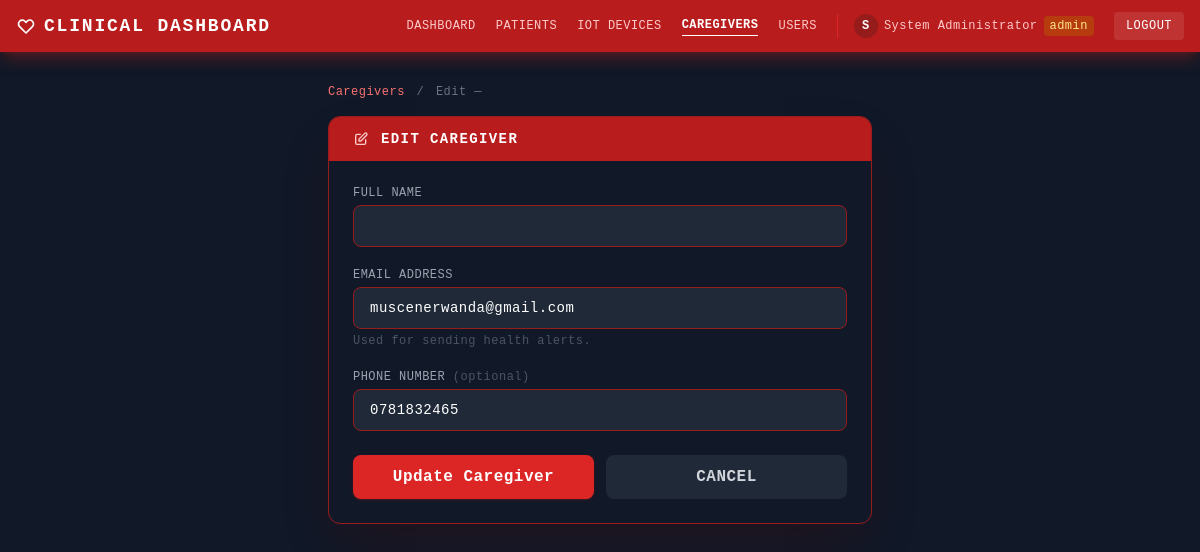
Screenshot of /caregivers/2/edit (signed in) with the database file from the repository.
### app.py (models this page shows, shortened)
class User(UserMixin, db.Model):
    id = db.Column(db.Integer, primary_key=True)
    username = db.Column(db.String(80), unique=True, nullable=False)
    email = db.Column(db.String(120), unique=True, nullable=False)
    phone = db.Column(db.String(20))
    full_name = db.Column(db.String(100), nullable=False)
    password_hash = db.Column(db.String(200), nullable=False)
    role = db.Column(db.String(20), default='caregiver')  # admin, doctor, caregiver
    is_active = db.Column(db.Boolean, default=True)
    created_at = db.Column(db.DateTime, default=datetime.utcnow)
    patients = db.relationship('PatientCaregiver', foreign_keys='PatientCaregiver.caregiver_id', backref='caregiver')

### app.py (the view, shortened to what this page needs)
@app.route("/caregivers/<int:caregiver_id>/edit", methods=["GET", "POST"])
@login_required
@role_required('admin', 'doctor')
def edit_caregiver(caregiver_id):
    caregiver = User.query.get_or_404(caregiver_id)
    if caregiver.role != 'caregiver':
        flash('This user is not a caregiver.', 'error')
        return redirect(url_for('list_caregivers'))
    return render_template("edit_caregiver.html", caregiver=caregiver)

### app.py (called while the page is built)
def role_required(*roles):
    def decorator(f):
        @wraps(f)
        def decorated_function(*args, **kwargs):
            if not current_user.is_authenticated:
                flash('Please log in to access this page.', 'warning')
                return redirect(url_for('login'))
            if current_user.role not in roles:
                flash('You do not have permission to access this page.', 'error')
                return redirect(url_for('index'))
            return f(*args, **kwargs)
        return decorated_function
    return decorator

@login_manager.user_loader
def load_user(user_id):
    return User.query.get(int(user_id))

### templates/edit_caregiver.html (shortened to what this page needs)
<!DOCTYPE html>
<html lang="en">
<head>
    <script src="https://cdn.tailwindcss.com"></script>
</head>
<body class="min-h-screen bg-[#111827] text-white" style="text-transform:uppercase;letter-spacing:.03em">
{% set active = 'caregivers' %}
{% include '_nav.html' %}
<div class="max-w-xl mx-auto px-4 py-8">
    <div class="text-xs text-gray-500 mb-4 normal-case">
        <a href="/caregivers" class="text-red-400 hover:text-red-300">Caregivers</a>
        <span class="mx-1">/</span>
        <span>Edit — {{ caregiver.name }}</span>
    </div>
    <div class="bg-gray-900 border border-red-800 rounded-xl shadow-2xl shadow-red-950/30 overflow-hidden">
        <div class="bg-red-700 px-6 py-3 flex items-center gap-3">
            <svg class="w-4 h-4 text-red-200" fill="none" stroke="currentColor" stroke-width="2" viewBox="0 0 24 24">
                <path stroke-linecap="round" stroke-linejoin="round" d="M11 5H6a2 2 0 00-2 2v11a2 2 0 002 2h11a2 2 0 002-2v-5m-1.414-9.414a2 2 0 112.828 2.828L11.828 15H9v-2.828l8.586-8.586z"/>
            </svg>
            <h2 class="text-sm font-bold tracking-widest">Edit Caregiver</h2>
        </div>
        <form action="/caregivers/{{ caregiver.id }}/edit" method="post" class="p-6 space-y-5">
            <div>
                <label for="name" class="block text-xs text-gray-400 mb-1">Full Name</label>
                <input type="text" id="name" name="name" required value="{{ caregiver.name }}"
                       class="w-full bg-gray-800 border border-red-800 text-white rounded-lg px-4 py-2.5 text-sm normal-case
                              focus:outline-none focus:border-red-500 focus:ring-1 focus:ring-red-600 transition-colors">
            </div>
            <div>
                <label for="email" class="block text-xs text-gray-400 mb-1">Email Address</label>
                <input type="email" id="email" name="email" required value="{{ caregiver.email }}"
                       class="w-full bg-gray-800 border border-red-800 text-white rounded-lg px-4 py-2.5 text-sm normal-case
                              focus:outline-none focus:border-red-500 focus:ring-1 focus:ring-red-600 transition-colors">
                <p class="mt-1 text-xs text-gray-600 normal-case">Used for sending health alerts.</p>
            </div>
            <div>
                <label for="phone" class="block text-xs text-gray-400 mb-1">Phone Number <span class="text-gray-600 normal-case">(optional)</span></label>
                <input type="tel" id="phone" name="phone" value="{{ caregiver.phone or '' }}"
                       class="w-full bg-gray-800 border border-red-800 text-white rounded-lg px-4 py-2.5 text-sm normal-case
                              focus:outline-none focus:border-red-500 focus:ring-1 focus:ring-red-600 transition-colors">
            </div>
            <div class="flex gap-3 pt-1">
                <button type="submit"
                        class="flex-1 bg-red-600 hover:bg-red-700 text-white font-bold py-2.5 rounded-lg transition-colors shadow shadow-red-900/40">
                    Update Caregiver
                </button>
                <a href="/caregivers"
                   class="flex-1 text-center bg-gray-800 hover:bg-gray-700 text-gray-300 font-bold py-2.5 rounded-lg transition-colors">
                    Cancel
                </a>
            </div>
        </form>
    </div>
</div>
</body>
</html>

### templates/_nav.html (shortened to what this page needs)
<nav class="bg-red-700 shadow-lg shadow-red-900/50">
    <div class="max-w-7xl mx-auto px-4 py-3 flex items-center justify-between">
        <a href="/" class="text-white font-bold text-lg tracking-widest flex items-center gap-2">
            <svg class="w-5 h-5" fill="none" stroke="currentColor" stroke-width="2" viewBox="0 0 24 24">
                <path stroke-linecap="round" stroke-linejoin="round"
                      d="M4.318 6.318a4.5 4.5 0 000 6.364L12 20.364l7.682-7.682a4.5 4.5 0 00-6.364-6.364L12 7.636l-1.318-1.318a4.5 4.5 0 00-6.364 0z"/>
            </svg>
            Clinical Dashboard
        </a>
        <div class="hidden md:flex items-center gap-5">
            {% set links = [
                ('/', 'dashboard',  'Dashboard'),
                ('/patients', 'patients', 'Patients'),
                ('/devices',  'devices',  'IoT Devices'),
            ] %}
            {% for href, key, label in links %}
            <a href="{{ href }}"
               class="text-xs transition-colors
                      {{ 'text-white font-bold border-b border-white pb-0.5' if active == key
                         else 'text-red-200 hover:text-white' }}">
                {{ label }}
            </a>
            {% endfor %}
            {% if current_user.role == 'admin' %}
            <a href="/caregivers"
               class="text-xs transition-colors {{ 'text-white font-bold border-b border-white pb-0.5' if active == 'caregivers' else 'text-red-200 hover:text-white' }}">
                Caregivers
            </a>
            <a href="/users"
               class="text-xs transition-colors {{ 'text-white font-bold border-b border-white pb-0.5' if active == 'users' else 'text-red-200 hover:text-white' }}">
                Users
            </a>
            {% endif %}
            <span class="text-red-200 text-xs normal-case border-l border-red-600 pl-4 flex items-center gap-1.5">
                <span class="w-6 h-6 rounded-full bg-red-900/60 flex items-center justify-center text-white font-bold text-xs flex-shrink-0">
                    {{ current_user.full_name[0] | upper if current_user.full_name else '?' }}
                </span>
                {{ current_user.full_name }}
                <span class="px-1.5 py-0.5 rounded text-xs
                    {% if current_user.role == 'admin' %}bg-amber-700/60 text-amber-200
                    {% elif current_user.role == 'doctor' %}bg-cyan-800/60 text-cyan-200
                    {% else %}bg-emerald-900/60 text-emerald-200{% endif %}">
                    {{ current_user.role }}
                </span>
            </span>
            <a href="/logout"
               class="bg-white/10 hover:bg-white/20 text-white text-xs px-3 py-1.5 rounded transition-colors">
                Logout
            </a>
        </div>
    </div>
</nav>

### templates/edit_caregiver.html (style rules this page uses)
body { font-family: 'Courier New', Courier, monospace; }

### rows the page displays
User: full_name "S", full_name "System Administrator", role "admin"
User: email "muscenerwanda@gmail.com", phone "0781832465"

### other values shown
{{ label }} "DASHBOARD" "PATIENTS" "IOT DEVICES"
